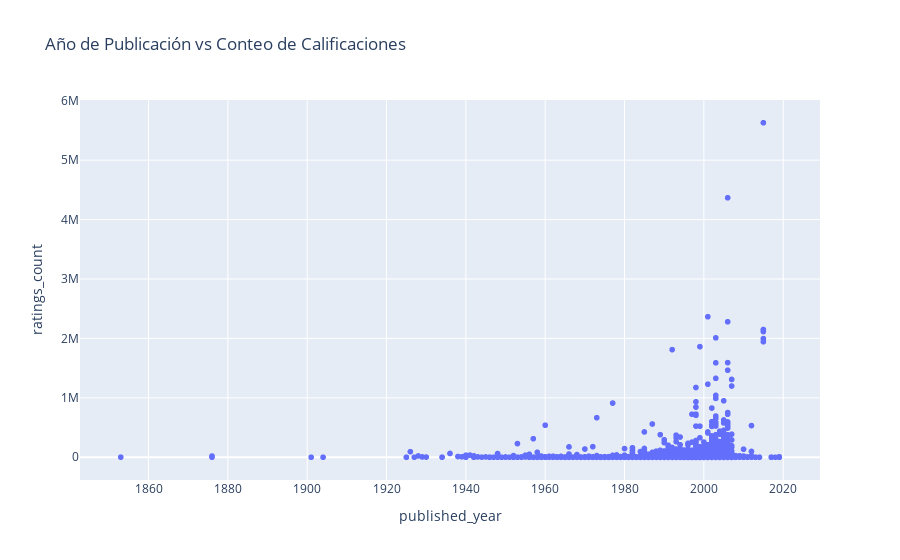

Source (notebook cell):
### Code cell
# Gráfico de dispersión: Año de publicación vs Conteo de calificaciones
fig3 = px.scatter(data, x='published_year', y='ratings_count',
                  title='Año de Publicación vs Conteo de Calificaciones')
fig3.show()

### Figure 1 — Plotly figure (JSON) as saved in the notebook; plotly's stock layout.template omitted (floating-point values rounded to 4 significant figures; data arrays with more than 128 entries replaced by an {"elided": "..."} marker saying what was removed)
{"data": [{"hovertemplate": "published_year=%{x}<br>ratings_count=%{y}<extra></extra>", "legendgroup": "", "marker": {"color": "#636efa", "symbol": "circle"}, "mode": "markers", "name": "", "showlegend": false, "type": "scattergl", "x": {"elided": "6810 mixed values"}, "xaxis": "x", "y": {"elided": "6810 mixed values"}, "yaxis": "y"}], "layout": {"legend": {"tracegroupgap": 0}, "title": {"text": "Año de Publicación vs Conteo de Calificaciones"}, "xaxis": {"anchor": "y", "domain": [0, 1], "title": {"text": "published_year"}}, "yaxis": {"anchor": "x", "domain": [0, 1], "title": {"text": "ratings_count"}}}}
